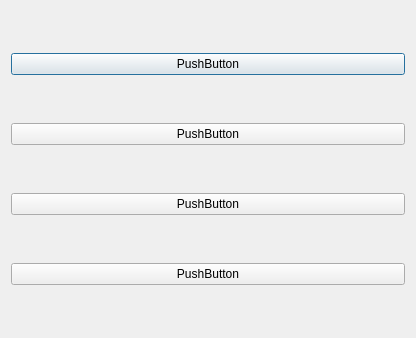
<?xml version="1.0" encoding="UTF-8"?>
<ui version="4.0">
 <class>enemywidget</class>
 <widget class="QDialog" name="enemywidget">
  <property name="geometry">
   <rect>
    <x>0</x>
    <y>0</y>
    <width>416</width>
    <height>338</height>
   </rect>
  </property>
  <property name="windowTitle">
   <string>Dialog</string>
  </property>
  <property name="styleSheet">
   <string notr="true">border-image: url(:/resource/Images/Панель.png);</string>
  </property>
  <layout class="QVBoxLayout" name="verticalLayout">
   <item>
    <widget class="QPushButton" name="pushButton">
     <property name="styleSheet">
      <string notr="true">font: 20pt &quot;MS Shell Dlg 2&quot;;</string>
     </property>
     <property name="text">
      <string>PushButton</string>
     </property>
    </widget>
   </item>
   <item>
    <widget class="QPushButton" name="pushButton_2">
     <property name="styleSheet">
      <string notr="true">font: 8pt &quot;Old English Text MT&quot;;</string>
     </property>
     <property name="text">
      <string>PushButton</string>
     </property>
    </widget>
   </item>
   <item>
    <widget class="QPushButton" name="pushButton_3">
     <property name="text">
      <string>PushButton</string>
     </property>
    </widget>
   </item>
   <item>
    <widget class="QPushButton" name="pushButton_4">
     <property name="text">
      <string>PushButton</string>
     </property>
    </widget>
   </item>
  </layout>
 </widget>
 <resources/>
 <connections/>
</ui>
